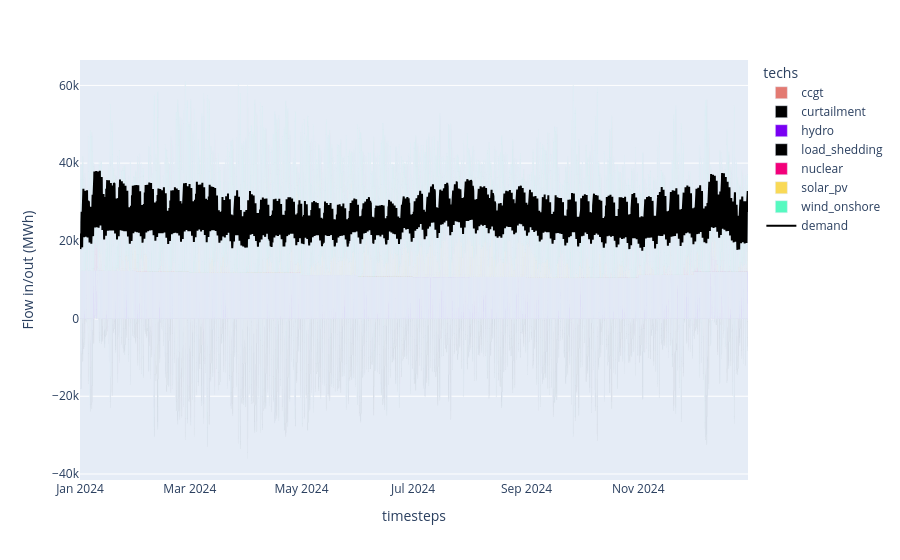

The code cell stored with this chart in its notebook:
### Code cell
# Dispatch plots can be generated directly from the saved model results
plot_dispatch(model_path='results/default_results.nc', plot_export_path='results/default_dispatch.html')

### Figure 1 — Plotly figure (JSON) as saved in the notebook; plotly's stock layout.template omitted (floating-point values rounded to 4 significant figures; data arrays with more than 128 entries replaced by an {"elided": "..."} marker saying what was removed)
{"data": [{"hovertemplate": "techs=ccgt<br>timesteps=%{x}<br>Flow in/out (MWh)=%{y}<extra></extra>", "legendgroup": "ccgt", "marker": {"color": "#E37A72", "pattern": {"shape": ""}}, "name": "ccgt", "orientation": "v", "showlegend": true, "textposition": "auto", "type": "bar", "x": {"elided": "7935 str values"}, "xaxis": "x", "y": {"elided": "7935 float values"}, "yaxis": "y"}, {"hovertemplate": "techs=curtailment<br>timesteps=%{x}<br>Flow in/out (MWh)=%{y}<extra></extra>", "legendgroup": "curtailment", "marker": {"color": "#000000", "pattern": {"shape": ""}}, "name": "curtailment", "orientation": "v", "showlegend": true, "textposition": "auto", "type": "bar", "x": {"elided": "8759 str values"}, "xaxis": "x", "y": {"elided": "8759 float values"}, "yaxis": "y"}, {"hovertemplate": "techs=hydro<br>timesteps=%{x}<br>Flow in/out (MWh)=%{y}<extra></extra>", "legendgroup": "hydro", "marker": {"color": "#7900f3", "pattern": {"shape": ""}}, "name": "hydro", "orientation": "v", "showlegend": true, "textposition": "auto", "type": "bar", "x": {"elided": "8760 str values"}, "xaxis": "x", "y": {"elided": "8760 float values"}, "yaxis": "y"}, {"hovertemplate": "techs=load_shedding<br>timesteps=%{x}<br>Flow in/out (MWh)=%{y}<extra></extra>", "legendgroup": "load_shedding", "marker": {"color": "#000000", "pattern": {"shape": ""}}, "name": "load_shedding", "orientation": "v", "showlegend": true, "textposition": "auto", "type": "bar", "x": {"elided": "4614 str values"}, "xaxis": "x", "y": {"elided": "4614 float values"}, "yaxis": "y"}, {"hovertemplate": "techs=nuclear<br>timesteps=%{x}<br>Flow in/out (MWh)=%{y}<extra></extra>", "legendgroup": "nuclear", "marker": {"color": "#F3007A", "pattern": {"shape": ""}}, "name": "nuclear", "orientation": "v", "showlegend": true, "textposition": "auto", "type": "bar", "x": {"elided": "8760 str values"}, "xaxis": "x", "y": {"elided": "8760 float values"}, "yaxis": "y"}, {"hovertemplate": "techs=solar_pv<br>timesteps=%{x}<br>Flow in/out (MWh)=%{y}<extra></extra>", "legendgroup": "solar_pv", "marker": {"color": "#F9D956", "pattern": {"shape": ""}}, "name": "solar_pv", "orientation": "v", "showlegend": true, "textposition": "auto", "type": "bar", "x": {"elided": "4578 str values"}, "xaxis": "x", "y": {"elided": "4578 float values"}, "yaxis": "y"}, {"hovertemplate": "techs=wind_onshore<br>timesteps=%{x}<br>Flow in/out (MWh)=%{y}<extra></extra>", "legendgroup": "wind_onshore", "marker": {"color": "#56F9C0", "pattern": {"shape": ""}}, "name": "wind_onshore", "orientation": "v", "showlegend": true, "textposition": "auto", "type": "bar", "x": {"elided": "8760 str values"}, "xaxis": "x", "y": {"elided": "8760 float values"}, "yaxis": "y"}, {"marker": {"color": "black"}, "name": "demand", "type": "scatter", "x": {"elided": "8760 str values"}, "y": {"elided": "8760 float values"}}], "layout": {"barmode": "relative", "legend": {"title": {"text": "techs"}, "tracegroupgap": 0}, "margin": {"t": 60}, "xaxis": {"anchor": "y", "domain": [0, 1], "title": {"text": "timesteps"}}, "yaxis": {"anchor": "x", "domain": [0, 1], "title": {"text": "Flow in/out (MWh)"}}}}
